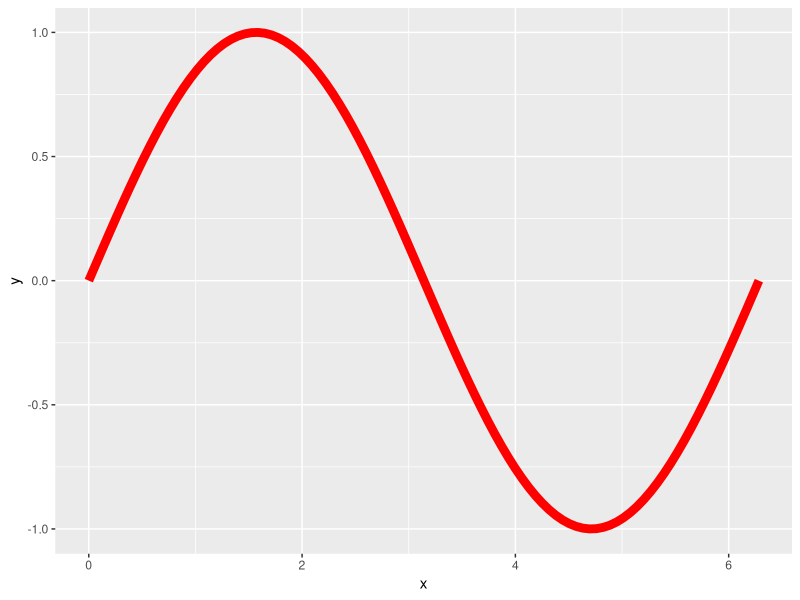
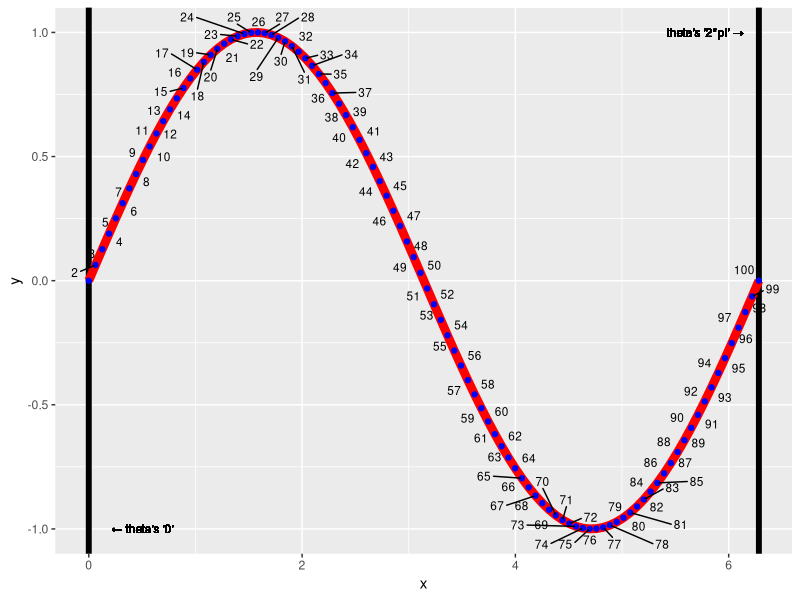
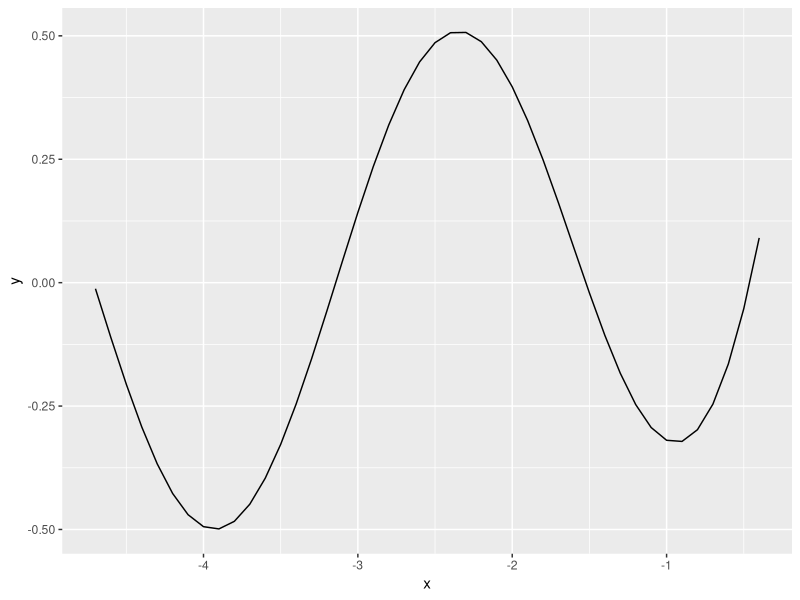
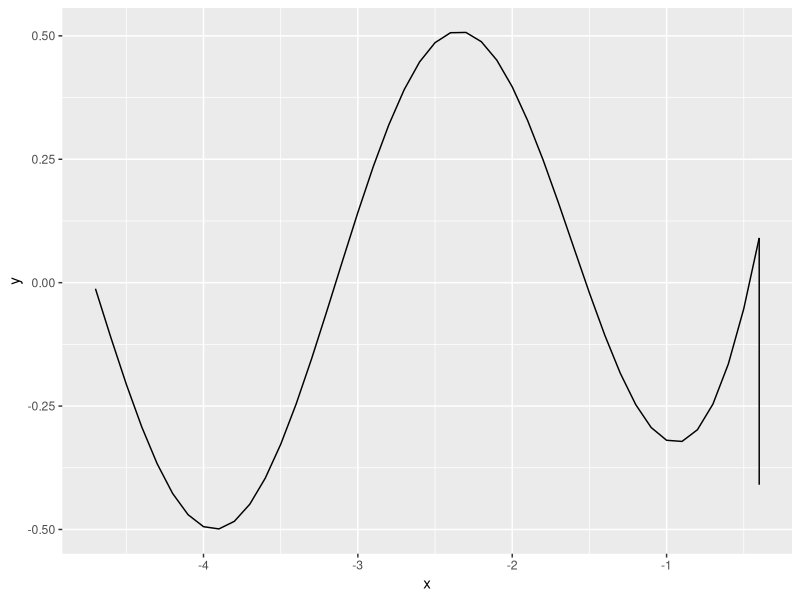
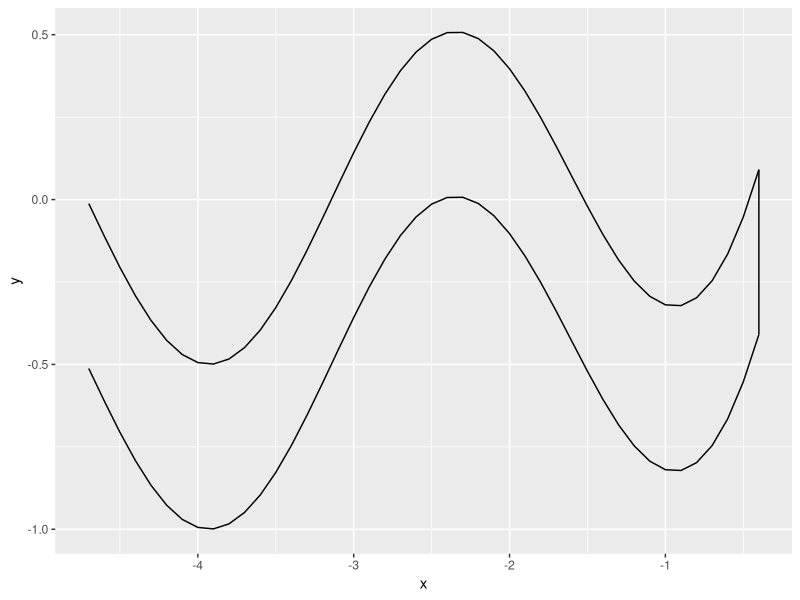
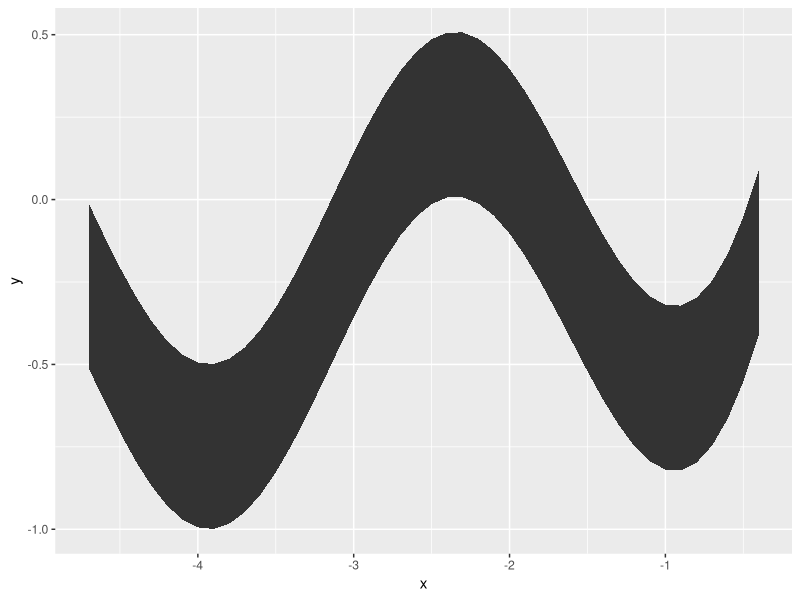
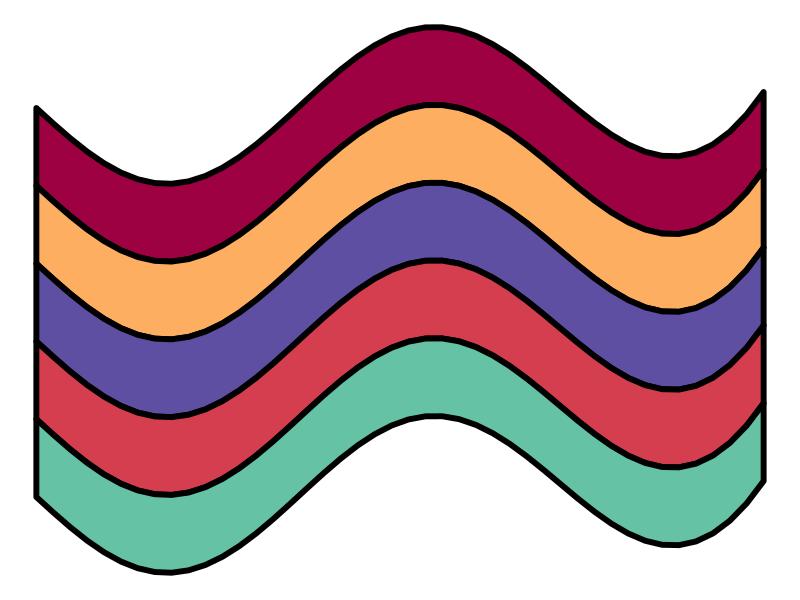
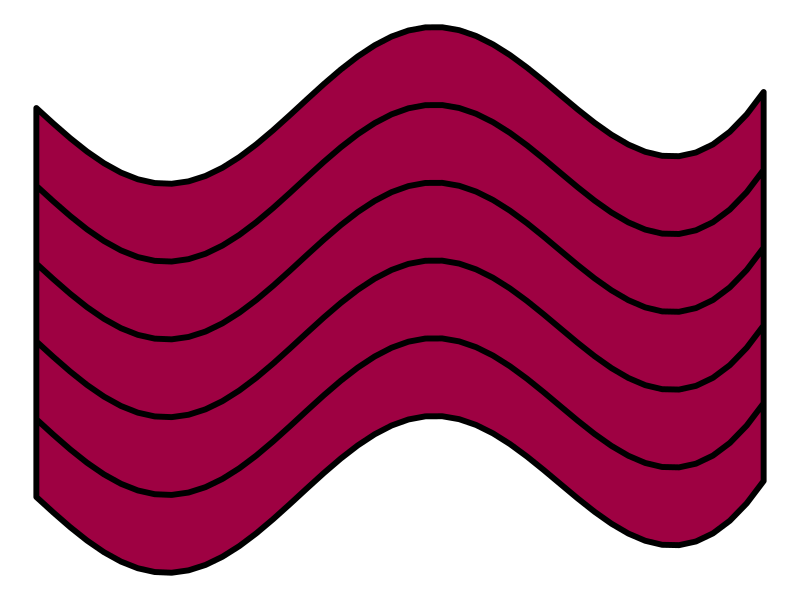

R code for these plots, in order:
## ---- chunk 1
knitr::opts_chunk$set(echo = TRUE,  fig.align = 'center')
## ---- chunk 2
# Library Load-In====
library(tidyverse) #For everything data#

#Let's Start with a Trig Refresher#========================#
theta <- seq(from = 0,
             to = 2*pi, 
             length.out = 100)

sine <- tibble(x = theta,
               y = sin(theta),
               label = 1:length(theta))

## ---- chunk 3
# A basic sine curve======
sine %>%
  ggplot(aes(x=x,y=y))+
  geom_line(color= "red", size = 3)

## ---- chunk 4
# A basic sine curve with more detail pointed out======

sine %>%
  ggplot(aes(x=x,y=y, label = label))+
  geom_vline(xintercept = 0, size = 2)+
  geom_vline(xintercept = 2*pi, size = 2)+
  geom_line(color= "red", size = 3)+
  geom_point(color = "blue")+
  ggrepel::geom_text_repel(max.overlaps = 20, size = 3)+
  geom_text(aes(x = 0,y = -1),
           label =paste(sprintf('\u2190'),"theta's '0'"),
           nudge_x = .5,
           size = 3)+
  geom_text(aes(x = 2*pi,y = 1),
           label = paste("theta's '2*pi'",sprintf('\u2192')),
           nudge_x = -.5,
           size = 3)

## ---- chunk 5
# Starting the transition to a pretty wave====
##Setting up our "range" on the x axis for horizontal waves=====
wave_theta <- seq(from = -.4,
             to = -1.5*pi, 
             by = -.1) 

## ---- chunk 6
##Creating the "top" of our wave polygon====
curve_top <- tibble(x = wave_theta,
                    y = (sin(x)*cos(wave_theta))+exp(x*2)) %>%
  arrange(x)

## ---- chunk 7
##See what the "top" of the wave looks like====
curve_top %>%
  ggplot(aes(x=x, y=y))+
  geom_path()
## ---- chunk 8
##Grab the max X value in the wave from the top wave====
max_x_point <- curve_top[which(curve_top$x == max(curve_top$x)),]

## ---- chunk 9
##Create a subset of curve_top to create a "side" of the wave====
curve_side_right <- max_x_point %>%
  add_row(max_x_point - c(0,0.5))%>%
  arrange(desc(y))

## ---- chunk 10
##Create a subset of curve_top to create a "side" of the wave====
curve_top %>%
  ggplot(aes(x=x, y=y))+
  geom_path()+
  geom_path(data = curve_side_right, aes(x=x, y=y))

## ---- chunk 11
##Create a copy of the curve_top dataset with the y values decreased by .5====
curve_bottom <- curve_top %>%
  mutate(y = y - 0.5) %>%
  arrange(desc(x))

## ---- chunk 12
##Viewing the top curve, curve_side_right, and curve_bottom together====
curve_top %>%
  ggplot(aes(x=x, y=y))+
  geom_path()+
  geom_path(data = curve_side_right, aes(x=x, y=y), inherit.aes = FALSE)+
  geom_path(data = curve_bottom, aes(x=x, y=y),inherit.aes = FALSE)

## ---- chunk 13
##Grab the min X value in the wave from the top wave====
min_x_point <- curve_top[which(curve_top$x == min(curve_top$x)),]

##Create a side that will connect curve_top and curve_bottom on the left side====
curve_side_left <- min_x_point %>%
  add_row(min_x_point - c(0,0.5)) %>%
  arrange(y)

## ---- chunk 14
##Slap all of them together into one dataframe IN ORDER (top,right,bottom,left)
wave <- bind_rows(curve_top,curve_side_right,curve_bottom,curve_side_left)

##View the entire thing====
wave %>%
  ggplot(aes(x=x, y=y))+
  geom_polygon()

## ---- chunk 15
# Creating a function for iterations====

wave_maker <- function(n, wave_df){

  #Creating an empty list to store our multiple dataframes(waves)#
  wave_list<- list()
  
  #Creating a for loop to iteratively make "n" amount of waves#
  for(i in seq_along(1:n)){
    
    wave_list[[i]] <- wave_df %>%
      mutate(y = y - (0.5*i),
             group = i)  
  }
  
 #returning the completed data frame to the environment#
  return(bind_rows(wave_list))
}

## ---- chunk 16
# Creating the final data frame used for plotting====
wave_layers <- wave_maker(5, wave)

## ---- chunk 17
# Picking a random color palette from RColorBrewer for the waves
#We made 5 waves, so let's pick 5 colors#
colors_pal <- sample(RColorBrewer::brewer.pal(10,"Spectral"),nrow(wave_layers)/nrow(wave), replace = TRUE)

## ---- chunk 18
# Final Plotting====
wave_layers %>%
  ggplot(aes(x=x,y=y, group = group))+
  theme_void()+
  theme(plot.background = element_rect(fill = "#ffffff", color = NA))+
  geom_polygon(color = "black", 
               size = 2, 
               fill = rep(colors_pal, each = nrow(wave)))

## ---- chunk 19
wave_layers %>%
  ggplot(aes(x=x,y=y))+
  theme_void()+
  theme(plot.background = element_rect(fill = "#ffffff", color = NA))+
  geom_polygon(color = "black", 
               size = 2, 
               fill = rep(colors_pal, each = nrow(wave)))

## ---- chunk 20
# You've got the foundation you need now! Go forth and make some awesome waves! Manipulating these aren't too bad#

#An Example: - Simply changing the y value in the aes call creates a different set of waves :)#
wave_layers %>%
  ggplot(aes(x=x,y=y*x, group = group))+
  theme_void()+
  theme(plot.background = element_rect(fill = "#ffffff", color = NA))+
  geom_polygon(color = "black", 
               size = 2, 
               fill = rep(colors_pal, each = nrow(wave)))

